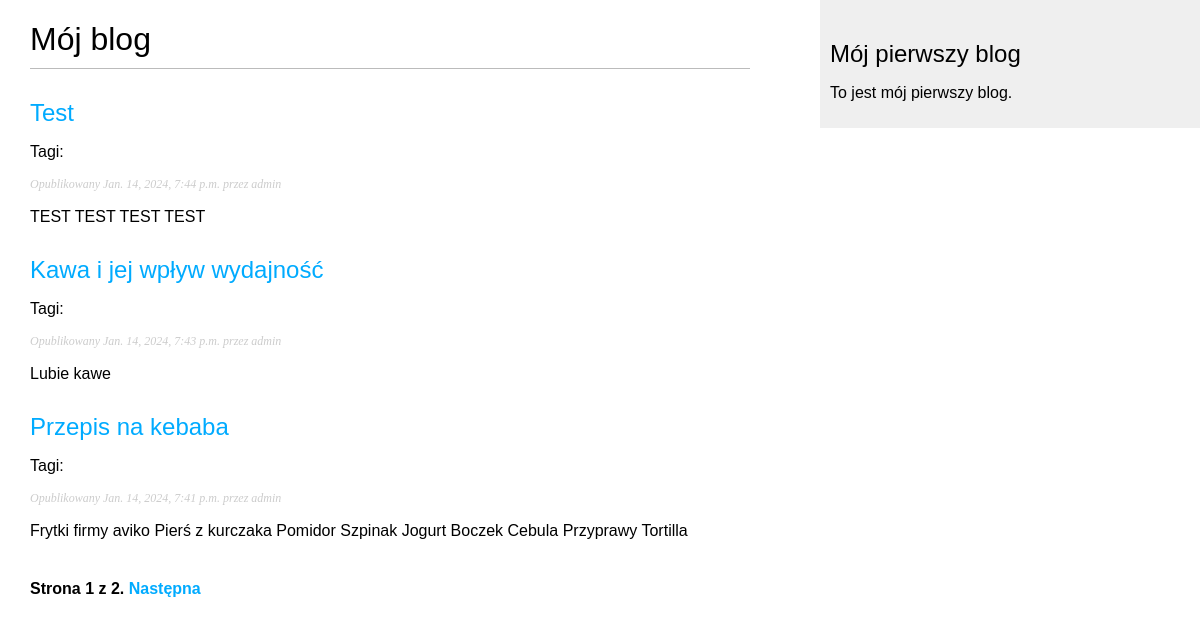
Screenshot of /blog/ with the database file from the repository.
### blog/models.py (models this page shows, shortened)
class Post(models.Model):
    class Status(models.TextChoices):
        DRAFT = 'DF', 'Roboczy'
        PUBLISHED = 'PB', 'Opublikowany'
    title = models.CharField(max_length=250)
    slug = models.SlugField(max_length=250, unique_for_date="publish")
    author = models.ForeignKey(User, on_delete=models.CASCADE, related_name='blog_post')
    body = models.TextField()
    publish = models.DateTimeField(default=timezone.now)
    created = models.DateTimeField(auto_now_add=True)
    updated = models.DateTimeField(auto_now=True)
    status = models.CharField(max_length=2, choices=Status.choices, default=Status.DRAFT)
    object = models.Manager()
    published = PublishedManager()
    tags = TaggableManager()
    class Meta:
        ordering = ['-publish']
        indexes = [
            models.Index(fields=['-publish']),
        ]
    def get_absolute_url(self):
        return reverse("blog:post_detail",
                       args=[self.publish.year, self.publish.month, self.publish.day, self.slug])

### blog/views.py (the view)
# urls.py: path("", views.post_list, name="post_list"),
def post_list(request, tag_slug=None):
    post_List = Post.published.all()
    tag = None
    if tag_slug:
        tag = get_object_or_404(Tag, slug=tag_slug)
        post_List = post_List.filter(tags__in=[tag])
    paginator = Paginator(post_List, 3)
    page_number = request.GET.get("page", 1)
    try:
        posts = paginator.page(page_number)
    except EmptyPage:
        posts = paginator.page(paginator.num_pages)
    except PageNotAnInteger:
        posts = paginator.page(1)
    return render(request, "blog/post/list.html", {"posts": posts, "tag": tag})

### blog/models.py (called while the page is built)
    def get_queryset(self):
        return super().get_queryset() \
            .filter(status=Post.Status.PUBLISHED)

### blog/templates/blog/post/list.html (shortened to what this page needs)
{% extends "blog/base.html" %}
{% block content %}
    <h1>Mój blog</h1>
    {% for post in posts %}
    <h2>
        <a href="{{ post.get_absolute_url }}"> {{ post.title }}</a>
    </h2>
    <p class="taggs">
        Tagi:
    </p>
    <p class="date">
        Opublikowany {{ post.publish }} przez {{ post.author }}
    </p>
    {{ post.body|truncatewords:30|linebreaks }}
    {% endfor %}
{% include "pagination.html" with page=posts %}
{% endblock %}

### blog/static/css/blog.css (style rules this page uses)
body { margin:0; padding:0; font-family:helvetica, sans-serif; }
a { color:#00abff; text-decoration:none; }
h1 { font-weight:normal; border-bottom:1px solid #bbb; padding:0 0 10px 0; }
h2 { font-weight:normal; margin:30px 0 0; }
p.date { color:#ccc; font-family: georgia, serif; font-size: 12px; font-style: italic; }

### rows the page displays
Post: title "Test", publish "Jan. 14, 2024, 7:44 p.m.", author "admin", body "TEST TEST TEST TEST"
Post: title "Kawa i jej wpływ wydajność", publish "Jan. 14, 2024, 7:43 p.m.", author "admin", body "Lubie kawe"
Post: title "Przepis na kebaba", publish "Jan. 14, 2024, 7:41 p.m.", author "admin", body "Frytki firmy aviko Pierś z kurczaka Pomidor Szpinak Jogurt Boczek Cebula Przyprawy Tortilla"

### other values shown
{{ page.number }} "1"
{{ page.paginator.num_pages }} "2"
